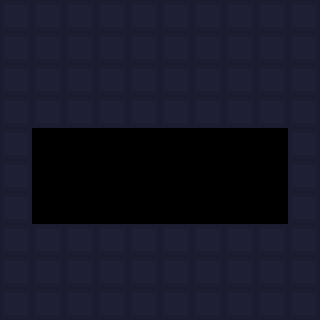

Rendered tile map (Tiled .tmx) drawn with the repository's tilesets; below, a short description and the full map source, tile grids included:
An orthogonal 10x10 tile map with 32x32 px tiles, 1 tile layer (Tile Layer 1) and 5 objects.

<map version="1.2" tiledversion="1.3.5" orientation="orthogonal" renderorder="right-down" width="10" height="10" tilewidth="32" tileheight="32" infinite="0" nextlayerid="3" nextobjectid="7">
 <editorsettings>
  <export target="room_9_5.lua" format="lua" />
 </editorsettings>
 <tileset firstgid="1" source="../allTiles.tsx" />
 <layer id="1" name="Tile Layer 1" width="10" height="10">
  <data encoding="csv">
1,1,1,1,1,1,1,1,1,1,
1,1,1,1,1,1,1,1,1,1,
1,1,1,1,1,1,1,1,1,1,
1,1,1,1,1,1,1,1,1,1,
1,0,0,0,0,0,0,0,0,1,
1,0,0,0,0,0,0,0,0,1,
1,0,0,0,0,0,0,0,0,1,
1,1,1,1,1,1,1,1,1,1,
1,1,1,1,1,1,1,1,1,1,
1,1,1,1,1,1,1,1,1,1
</data>
 </layer>
 <objectgroup id="2" name="Object Layer 1">
  <object id="1" gid="2" x="96" y="224" width="32" height="32" />
  <object id="3" gid="6" x="192" y="224" width="32" height="32" />
  <object id="4" gid="3" x="32" y="224" width="32" height="32" />
  <object id="5" gid="3" x="160" y="224" width="32" height="32" />
  <object id="6" gid="3" x="256" y="224" width="32" height="32" />
 </objectgroup>
</map>
